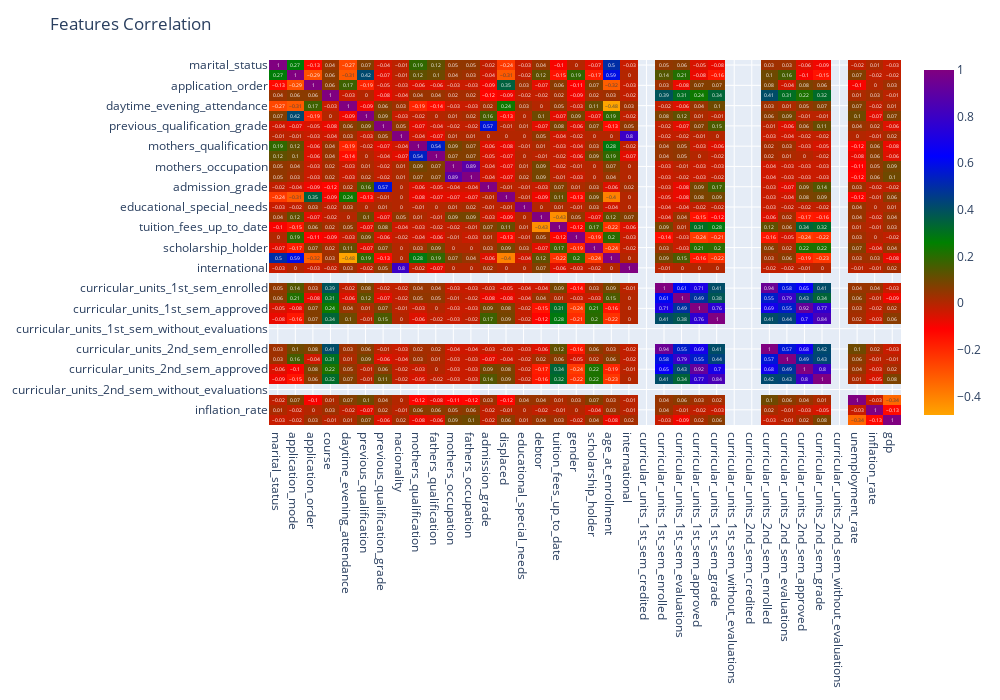

Notebook code cell kept with this figure:
### Code cell
# Heat map showing correlation of features

heat_map_correlation = px.imshow(df.drop('target', axis = 1).corr().round(2), text_auto=True, aspect="auto", color_continuous_scale=["orange", "red", 
                                         "green", "blue",
                                         "purple"])
heat_map_correlation.update_layout(title = 'Features Correlation',height=700, width=1000)
heat_map_correlation.show()

# Saving the plot
heat_map_correlation.write_image("Features_Correlation.png")

### Figure 1 — Plotly figure (JSON) as saved in the notebook; plotly's stock layout.template omitted (floating-point values rounded to 4 significant figures; data arrays with more than 128 entries replaced by an {"elided": "..."} marker saying what was removed)
{"data": [{"coloraxis": "coloraxis", "hovertemplate": "x: %{x}<br>y: %{y}<br>color: %{z}<extra></extra>", "name": "0", "texttemplate": "%{z}", "type": "heatmap", "x": ["marital_status", "application_mode", "application_order", "course", "daytime_evening_attendance", "previous_qualification", "previous_qualification_grade", "nacionality", "mothers_qualification", "fathers_qualification", "mothers_occupation", "fathers_occupation", "admission_grade", "displaced", "educational_special_needs", "debtor", "tuition_fees_up_to_date", "gender", "scholarship_holder", "age_at_enrollment", "international", "curricular_units_1st_sem_credited", "curricular_units_1st_sem_enrolled", "curricular_units_1st_sem_evaluations", "curricular_units_1st_sem_approved", "curricular_units_1st_sem_grade", "curricular_units_1st_sem_without_evaluations", "curricular_units_2nd_sem_credited", "curricular_units_2nd_sem_enrolled", "curricular_units_2nd_sem_evaluations", "curricular_units_2nd_sem_approved", "curricular_units_2nd_sem_grade", "curricular_units_2nd_sem_without_evaluations", "unemployment_rate", "inflation_rate", "gdp"], "xaxis": "x", "y": ["marital_status", "application_mode", "application_order", "course", "daytime_evening_attendance", "previous_qualification", "previous_qualification_grade", "nacionality", "mothers_qualification", "fathers_qualification", "mothers_occupation", "fathers_occupation", "admission_grade", "displaced", "educational_special_needs", "debtor", "tuition_fees_up_to_date", "gender", "scholarship_holder", "age_at_enrollment", "international", "curricular_units_1st_sem_credited", "curricular_units_1st_sem_enrolled", "curricular_units_1st_sem_evaluations", "curricular_units_1st_sem_approved", "curricular_units_1st_sem_grade", "curricular_units_1st_sem_without_evaluations", "curricular_units_2nd_sem_credited", "curricular_units_2nd_sem_enrolled", "curricular_units_2nd_sem_evaluations", "curricular_units_2nd_sem_approved", "curricular_units_2nd_sem_grade", "curricular_units_2nd_sem_without_evaluations", "unemployment_rate", "inflation_rate", "gdp"], "yaxis": "y", "z": {"elided": "36x36 float values"}}], "layout": {"coloraxis": {"colorscale": [[0, "orange"], [0.25, "red"], [0.5, "green"], [0.75, "blue"], [1, "purple"]]}, "height": 700, "margin": {"t": 60}, "title": {"text": "Features Correlation"}, "width": 1000, "xaxis": {"anchor": "y", "domain": [0, 1]}, "yaxis": {"anchor": "x", "autorange": "reversed", "domain": [0, 1]}}}
